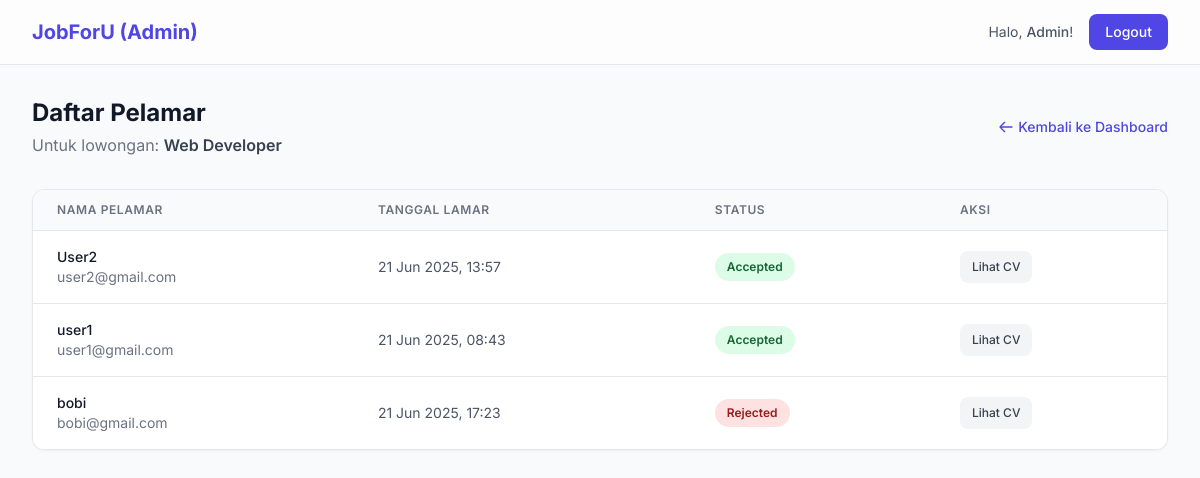
/view_job_applicants.php?job_id=9 (signed in), run on the app's committed database.
### tables this page shows
CREATE TABLE `jobs` (
  `id` int(11) NOT NULL,
  `judul` varchar(255) NOT NULL,
  `deskripsi` text NOT NULL,
  `lokasi` varchar(100) NOT NULL,
  `gaji` varchar(100) DEFAULT NULL,
  `posted_at` timestamp NOT NULL DEFAULT current_timestamp(),
  `nama_perusahaan` varchar(20) NOT NULL
);

CREATE TABLE `applications` (
  `id` int(11) NOT NULL,
  `job_id` int(11) NOT NULL,
  `user_id` int(11) NOT NULL,
  `cv_path` varchar(255) NOT NULL,
  `status` enum('pending','accepted','rejected') NOT NULL DEFAULT 'pending',
  `applied_at` timestamp NOT NULL DEFAULT current_timestamp()
);

CREATE TABLE `users` (
  `id` int(11) NOT NULL,
  `nama_lengkap` varchar(255) NOT NULL,
  `email` varchar(255) NOT NULL,
  `password` varchar(255) NOT NULL,
  `role` enum('admin','user') NOT NULL DEFAULT 'user',
  `created_at` timestamp NOT NULL DEFAULT current_timestamp()
);

### view_job_applicants.php (the view, shortened to what this page needs)
<?php
require_once "config.php";
$job_id = $_GET['job_id'];
$job_sql = "SELECT judul, nama_perusahaan FROM jobs WHERE id = ?";
$job_title = "Data Pelamar";
if ($stmt_job = mysqli_prepare($db, $job_sql)) {
    mysqli_stmt_bind_param($stmt_job, "i", $job_id);
    if (mysqli_stmt_execute($stmt_job)) {
        $result_job = mysqli_stmt_get_result($stmt_job);
        if (mysqli_num_rows($result_job) == 1) {
            $job_details = mysqli_fetch_assoc($result_job);
            $job_title = $job_details['judul'];
        } else {
            header("location: admin_dashboard.php");
            exit;
        }
    }
}
$sql = "SELECT a.id, u.nama_lengkap, u.email, a.applied_at, a.cv_path, a.status FROM applications a JOIN users u ON a.user_id = u.id WHERE a.job_id = ? ORDER BY a.status ASC, a.applied_at DESC";
$applicants = [];
if ($stmt = mysqli_prepare($db, $sql)) {
    mysqli_stmt_bind_param($stmt, "i", $job_id);
    if (mysqli_stmt_execute($stmt)) {
        $result = mysqli_stmt_get_result($stmt);
        while ($row = mysqli_fetch_assoc($result)) {
            $applicants[] = $row;
        }
    }
}
function getStatusBadge($status)
{
    $status = strtolower($status);
    switch ($status) {
        case 'accepted':
            return 'bg-green-100 text-green-800';
        case 'rejected':
            return 'bg-red-100 text-red-800';
    }
}
?>
<!DOCTYPE html>
<html lang="id" class="bg-gray-50">
<head>
    <script src="https://cdn.tailwindcss.com"></script>
</head>
<body class="text-gray-800">
    <nav class="bg-white/60 backdrop-blur-lg sticky top-0 z-10 border-b border-gray-200">
        <div class="max-w-7xl mx-auto px-4 sm:px-6 lg:px-8">
            <div class="flex items-center justify-between h-16">
                <a href="admin_dashboard.php" class="text-xl font-bold text-indigo-600">JobForU (Admin)</a>
                <div class="flex items-center space-x-4">
                    <span class="text-sm text-gray-600">Halo, <span class="font-medium"><?php echo htmlspecialchars($_SESSION["nama_lengkap"]); ?></span>!</span>
                    <a href="logout.php" class="text-sm bg-indigo-600 text-white font-medium py-2 px-4 rounded-lg hover:bg-indigo-700 transition-colors">Logout</a>
                </div>
            </div>
        </div>
    </nav>
    <div class="max-w-7xl mx-auto py-8 px-4 sm:px-6 lg:px-8 fade-in">
        <header class="mb-8">
            <div class="flex justify-between items-center">
                <div>
                    <h1 class="text-2xl font-bold text-gray-900">Daftar Pelamar</h1>
                    <p class="text-base text-gray-500 mt-1">Untuk lowongan: <span class="font-semibold text-gray-700"><?php echo htmlspecialchars($job_title); ?></span></p>
                </div>
                <a href="admin_dashboard.php" class="text-sm text-indigo-600 hover:text-indigo-800 font-medium flex items-center">
                    <svg class="h-4 w-4 mr-1" fill="none" viewBox="0 0 24 24" stroke="currentColor">
                        <path stroke-linecap="round" stroke-linejoin="round" stroke-width="2" d="M10 19l-7-7m0 0l7-7m-7 7h18" />
                    </svg>
                    Kembali ke Dashboard
                </a>
            </div>
        </header>
        <main>
            <div class="bg-white border border-gray-200 rounded-xl shadow-sm overflow-hidden">
                <div class="overflow-x-auto">
                    <table class="min-w-full divide-y divide-gray-200">
                        <thead class="bg-gray-50">
                            <tr>
                                <th class="px-6 py-3 text-left text-xs font-semibold text-gray-500 uppercase tracking-wider">Nama Pelamar</th>
                                <th class="px-6 py-3 text-left text-xs font-semibold text-gray-500 uppercase tracking-wider">Tanggal Lamar</th>
                                <th class="px-6 py-3 text-left text-xs font-semibold text-gray-500 uppercase tracking-wider">Status</th>
                                <th class="px-6 py-3 text-left text-xs font-semibold text-gray-500 uppercase tracking-wider">Aksi</th>
                            </tr>
                        </thead>
                        <tbody class="bg-white divide-y divide-gray-200">
                            <?php if (!empty($applicants)): ?>
                                <?php foreach ($applicants as $app): ?>
                                    <tr class="hover:bg-gray-50 transition-colors duration-150">
                                        <td class="px-6 py-4 whitespace-nowrap">
                                            <div class="text-sm font-medium text-gray-900"><?php echo htmlspecialchars($app['nama_lengkap']); ?></div>
                                            <div class="text-sm text-gray-500"><?php echo htmlspecialchars($app['email']); ?></div>
                                        </td>
                                        <td class="px-6 py-4 whitespace-nowrap text-sm text-gray-600">
                                            <?php echo date('d M Y, H:i', strtotime($app['applied_at'])); ?>
                                        </td>
                                        <td class="px-6 py-4 whitespace-nowrap">
                                            <span class="px-3 py-1 inline-flex text-xs leading-5 font-semibold rounded-full <?php echo getStatusBadge($app['status']); ?>">
                                                <?php echo htmlspecialchars(ucfirst($app['status'])); ?>
                                            </span>
                                        </td>
                                        <td class="px-6 py-4 whitespace-nowrap text-sm font-medium">
                                            <div class="flex items-center space-x-2">
                                                <a href="<?php echo htmlspecialchars($app['cv_path']); ?>" target="_blank" class="bg-gray-100 text-gray-700 font-medium text-xs py-2 px-3 rounded-lg hover:bg-gray-200 transition-colors">Lihat CV</a>
                                            </div>
                                        </td>
                                    </tr>
                                <?php endforeach; ?>
                            <?php endif; ?>
                        </tbody>
                    </table>
                </div>
            </div>
        </main>
    </div>
</body>
</html>

### view_job_applicants.php (style rules this page uses)
body { font-family: 'Inter', sans-serif; }
.fade-in { animation: fadeIn 0.5s ease-out forwards; }

### data on the page
jobs: judul "Web Developer"
applications: user.nama_lengkap "User2", user.email "user2@gmail.com", applied_at "21 Jun 2025, 13:57", status "Accepted"
applications: user.nama_lengkap "user1", user.email "user1@gmail.com", applied_at "21 Jun 2025, 08:43", status "Accepted"
applications: user.nama_lengkap "bobi", user.email "bobi@gmail.com", applied_at "21 Jun 2025, 17:23", status "Rejected"

### other printed values
$_SESSION["nama_lengkap"] "Admin"
